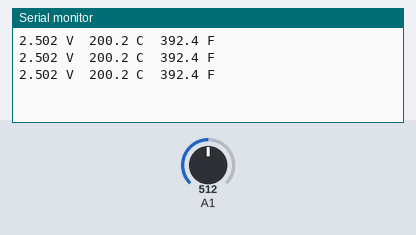
Recording of a sketch running on a simulated Arduino Uno, built with avr-gcc and run on an emulated ATmega328P. Shown: the last lines printed to the serial monitor. The inputs (shaded band) are chosen by the test bench; at power-on: A1 = 512.

Above: at 1.2 s.
1.3 s: A1 set to 716
At 2.1 s:
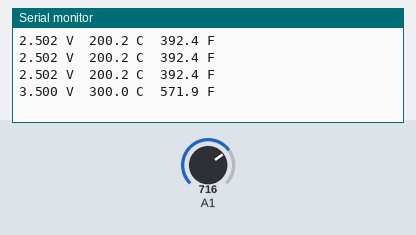
2.8 s: A1 set to 900
At 2.8 s:
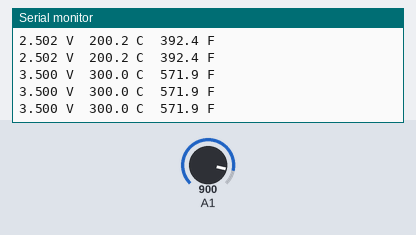
Timing chart, 0 to 5.8 s (numbered marks = the images above; inputs shaded):
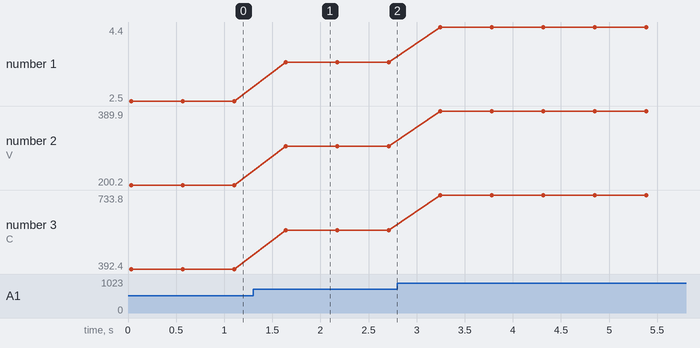

The sketch:

p028-tmp36-thermometer.ino
```cpp
// Project 28: TMP36 Thermometer
// Reads the TMP36 temperature sensor on pin A1 and prints
// volts, degrees Celsius, and degrees Fahrenheit.

const int TEMP_SENSOR = A1;
const int SAMPLES = 16;

// Take SAMPLES readings of one pin and give the average.
int readAverage(int pin) {
  analogRead(pin);            // first reading is thrown away
  long total = 0;
  for (int i = 0; i < SAMPLES; i++) {
    total = total + analogRead(pin);
    delay(2);
  }
  return total / SAMPLES;
}

void setup() {
  Serial.begin(9600);
}

void loop() {
  // Read the input.
  int raw = readAverage(TEMP_SENSOR);

  // Solve: counts to volts, volts to degrees.
  float volts = raw * 5.0 / 1023.0;
  float degC = (volts - 0.5) * 100.0;
  float degF = degC * 9.0 / 5.0 + 32.0;

  // Write the outputs.
  Serial.print(volts, 3);
  Serial.print(" V  ");
  Serial.print(degC, 1);
  Serial.print(" C  ");
  Serial.print(degF, 1);
  Serial.println(" F");
  delay(500);
}
```

Measured:
- after the input at 1.3 s, the serial monitor: prints a new line after 0.34 s (image 1)
- plotted number 1: 2.5 → 3.5 after the input at 1.3 s, 3.5 → 4.4 after the input at 2.8 s
- plotted number 2: 200.2 → 300 after the input at 1.3 s, 300 → 389.9 after the input at 2.8 s
- plotted number 3: 392.4 → 571.9 after the input at 1.3 s, 571.9 → 733.8 after the input at 2.8 s
